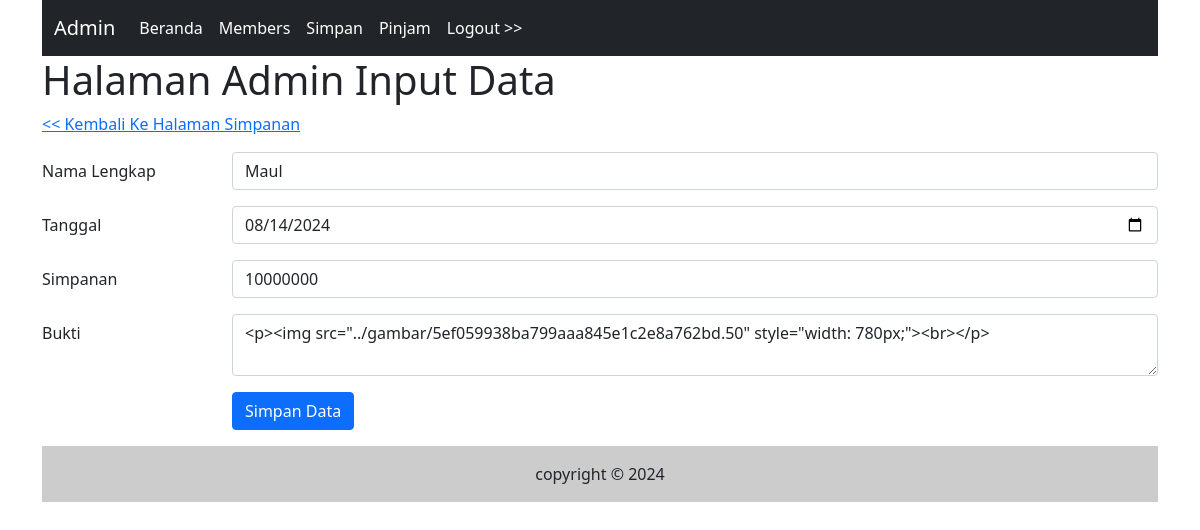
Page /Admin/halaman_input_simpan.php?id=4 (signed in) on the committed database.
### tables this page shows
CREATE TABLE `simpan` (
  `id` int(11) NOT NULL,
  `nama_lengkap` varchar(225) NOT NULL,
  `Tanggal` date NOT NULL,
  `Simpanan` int(11) NOT NULL,
  `Bukti` text NOT NULL
);

### Admin/halaman_input_simpan.php (the view, shortened to what this page needs)
<?php include("inc_header.php")?>
<?php
$id= "";
$nama_lengkap = "";
$Tanggal = "";
$Simpanan = "";
$Bukti = "";
if(isset($_GET['id'])) {
    $id = $_GET['id'];
} else {
    $id = "";
}
if($id !="") {
    $sql1 = "SELECT * from simpan where id = '$id'";
    $q1 = mysqli_query($koneksi,$sql1);
    $r1 = mysqli_fetch_array($q1);
    $nama_lengkap = $r1['nama_lengkap'];
    $Tanggal = $r1['Tanggal'];
    $Simpanan = $r1['Simpanan'];
    $Bukti = $r1['Bukti'];
}
?>
<h1>Halaman Admin Input Data</h1>
<div class="mb-3 row">
    <a href="simpan.php">
        << Kembali Ke Halaman Simpanan
    </a>
</div>
<form action="" method="post" enctype = "multipart/form-data">
 <div class="mb-3 row">
   <label for="nama_lengkap" class="col-sm-2 col-form-label">Nama Lengkap</label>
   <div class="col-sm-10">
   <input type="text" class="form-control" id="nama_lengkap" value="<?php echo $nama_lengkap ?>" name="nama_lengkap">
   </div>
 </div>
 <div class="mb-3 row">
   <label for="Tanggal" class="col-sm-2 col-form-label">Tanggal</label>
   <div class="col-sm-10">
   <input type="date" class="form-control" id="Tanggal" value="<?php echo $Tanggal ?>" name="Tanggal">
   </div>
 </div>
 <div class="mb-3 row">
   <label for="Simpanan" class="col-sm-2 col-form-label">Simpanan</label>
   <div class="col-sm-10">
   <input type="number" class="form-control" id="Simpanan" value="<?php echo $Simpanan ?>" name="Simpanan">
   </div>
 </div>
 <div class="mb-3 row">
 <label for="Bukti" class="col-sm-2 col-form-label">Bukti</label>
 <div class="col-sm-10">
   <textarea name="Bukti" class="form-control" id="summernote"><?php echo $Bukti ?></textarea>
   </div>
 </div>
 <div class="mb-3 row">
   <div class="col-sm-2"></div>
   <div class="col-sm-10">
   <input type="submit" name="simpan" value="Simpan Data" class="btn btn-primary"/>
   </div>
 </div>
</form>
<?php include("inc_footer.php")?>

### rows in the picture
simpan: nama_lengkap "Maul", Tanggal "08/14/2024", Simpanan "10000000", Bukti "<p><img src=\"../gambar/5ef059938ba799aaa845e1c2e8a762bd.50\" style=\"width: 780px;\"><br></p>"
